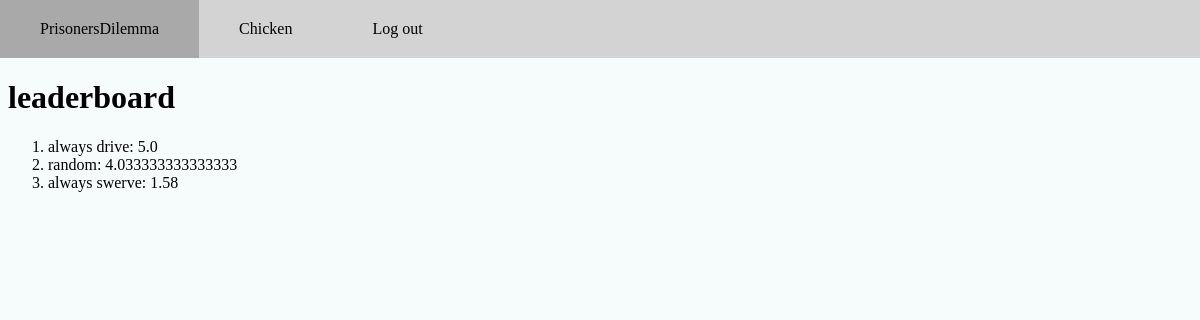
/games/leaderboard/2 (signed in), run on an earlier commit of the app's database.
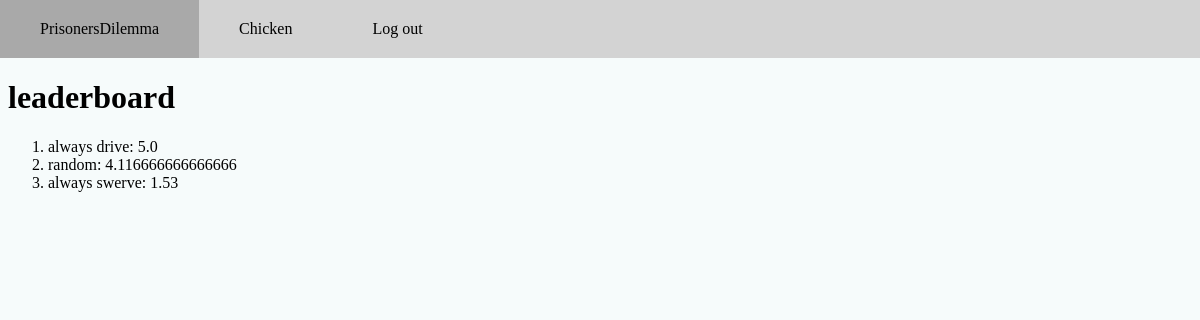
And on a later commit of the database.
### games/models.py (models this page shows, shortened)
class Player(models.Model):
    name = models.TextField(max_length=100, default="default")
    user = models.ForeignKey(User, related_name="players", on_delete=models.CASCADE)
    strategy = models.TextField(default="default")
    points = models.IntegerField(default=0)
    rounds_played = models.IntegerField(default=0)
    points_per_round = models.FloatField(default=0)
    game = models.ForeignKey(Game, related_name= 'players', on_delete=models.CASCADE)

### games/views.py (the view)
# urls.py: path("leaderboard/<int:game_id>", views.leaderboard, name="leaderboard"),
def leaderboard(request, game_id):
    game = Game.objects.get(pk=game_id)
    players = game.players.order_by("-points_per_round")
    context = {"game": game,
               "players":players}
    return render(request, "games/leaderboard.html", context)

### games/templates/games/leaderboard.html (shortened to what this page needs)
{% extends 'registration/loggedInBase.html' %}
{% block content %}
<h1>leaderboard</h1>
<ol>
    {% for player in players %}
        <li>{{player.name}}: {{player.points_per_round}}</li>
    {% endfor %}
</ol>
{% endblock %}

What changed in the data, as far as the page shows it:
changed Player "random": points_per_round "4.033333333333333" → "4.116666666666666"
changed Player "always swerve": points_per_round "1.58" → "1.53"
